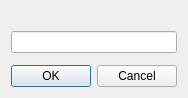
<?xml version="1.0" encoding="UTF-8"?>
<ui version="4.0">
 <class>InputDialog</class>
 <widget class="QDialog" name="InputDialog">
  <property name="geometry">
   <rect>
    <x>0</x>
    <y>0</y>
    <width>256</width>
    <height>102</height>
   </rect>
  </property>
  <property name="windowTitle">
   <string/>
  </property>
  <property name="modal">
   <bool>true</bool>
  </property>
  <layout class="QVBoxLayout" name="verticalLayout">
   <property name="sizeConstraint">
    <enum>QLayout::SetFixedSize</enum>
   </property>
   <item>
    <widget class="QLabel" name="captionLabel">
     <property name="text">
      <string/>
     </property>
    </widget>
   </item>
   <item>
    <widget class="QLineEdit" name="valueLineEdit"/>
   </item>
   <item>
    <widget class="QnWordWrappedLabel" name="errorLabel" native="true"/>
   </item>
   <item>
    <widget class="QDialogButtonBox" name="buttonBox">
     <property name="orientation">
      <enum>Qt::Horizontal</enum>
     </property>
     <property name="standardButtons">
      <set>QDialogButtonBox::Cancel|QDialogButtonBox::Ok</set>
     </property>
    </widget>
   </item>
  </layout>
 </widget>
 <customwidgets>
  <customwidget>
   <class>QnWordWrappedLabel</class>
   <extends>QWidget</extends>
   <header location="global">ui/widgets/word_wrapped_label.h</header>
   <container>1</container>
  </customwidget>
 </customwidgets>
 <resources/>
 <connections/>
</ui>
